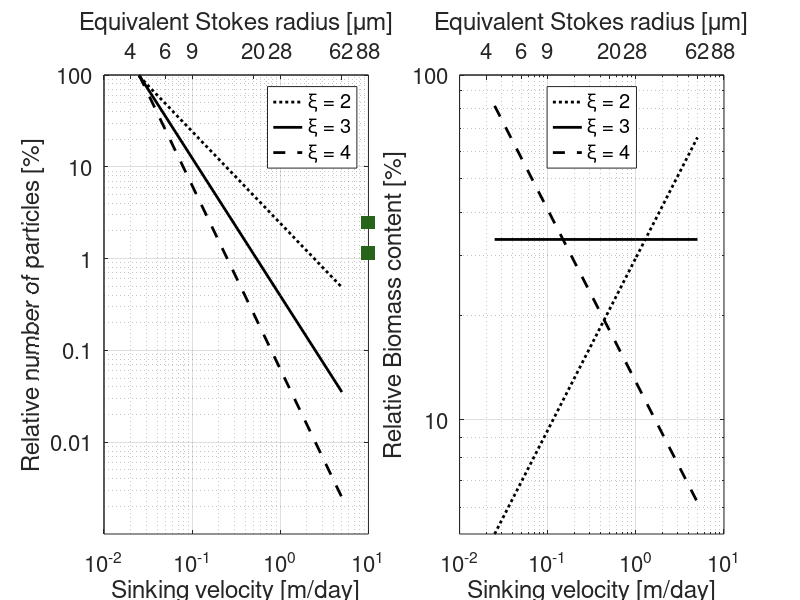

Recreate this plot in MATLAB. (Note: this script raises an error after producing the figure.)
clear
% Set of marameters
wmax = 5; wmin = 0.025;
slope = 3; B0 = 1;

% Compute total biomass based on the paramters
Btot = B0/(wmax.^((3-slope)/2))*(2/(5-slope)*wmax.^((5-slope)/2) - 2/(5-slope)*wmin.^((5-slope)/2));
B0 = B0/Btot;
B0025_3 = B0*(0.025/wmax).^((3-slope)/2);
B1_3 = B0*(1/wmax).^((3-slope)/2);
B5_3 = B0*(5/wmax).^((3-slope)/2);

% For Junge slope = 2
slope = 2;
% Compute biomass of 1 largest particle necessary to keep total biomass constant
B0 = Btot*(wmax.^((3-slope)/2))/(2/(5-slope)*wmax.^((5-slope)/2) - 2/(5-slope)*wmin.^((5-slope)/2));
B0025_2 = B0*(0.025/wmax).^((3-slope)/2);
B1_2 = B0*(1/wmax).^((3-slope)/2);
B5_2 = B0*(5/wmax).^((3-slope)/2);

% For Junge slope = 4
slope = 4;
% Compute biomass of 1 largest particle necessary to keep total biomass constant
B0 = Btot*(wmax.^((3-slope)/2))/(2/(5-slope)*wmax.^((5-slope)/2) - 2/(5-slope)*wmin.^((5-slope)/2));
B0025_4 = B0*(0.025/wmax).^((3-slope)/2);
B1_4 = B0*(1/wmax).^((3-slope)/2);
B5_4 = B0*(5/wmax).^((3-slope)/2);

% For Junge slope = 5
slope = 5;
% Compute biomass of 1 largest particle necessary to keep total biomass constant
B0 = Btot*(wmax.^((3-slope)/2))/(2/(5-slope)*wmax.^((5-slope)/2) - 2/(5-slope)*wmin.^((5-slope)/2));
B0025_5 = B0*(0.025/wmax).^((3-slope)/2);
B1_5 = B0*(1/wmax).^((3-slope)/2);
B5_5 = B0*(5/wmax).^((3-slope)/2);

% For Junge slope = 6
slope = 6;
% Compute biomass of 1 largest particle necessary to keep total biomass constant
B0 = Btot*(wmax.^((3-slope)/2))/(2/(5-slope)*wmax.^((5-slope)/2) - 2/(5-slope)*wmin.^((5-slope)/2));
B0025_6 = B0*(0.025/wmax).^((3-slope)/2);
B1_6 = B0*(1/wmax).^((3-slope)/2);
B5_6 = B0*(5/wmax).^((3-slope)/2);
%%

% Set colors for each class
color0025 = [215,48,39]/256;
color1 = [39,100,25]/256;
color5 = [49,54,149]/256;

figure('position',[1200 500 1200 480])
subplot(1,2,2)
thew = [0.025 1 5];
h1 = loglog(thew,[B0025_3 B1_3 B5_3]./sum([B0025_3 B1_3 B5_3])*100,'-k','linewidth',2);
hold on
h2 = loglog(thew,[B0025_2 B1_2 B5_2]./sum([B0025_2 B1_2 B5_2])*100,':k','linewidth',2);
h3 = loglog(thew,[B0025_4 B1_4 B5_4]./sum([B0025_4 B1_4 B5_4])*100,'--k','linewidth',2);


scatter(thew,[B0025_3 B1_3 B5_3]./sum([B0025_3 B1_3 B5_3])*100,100,cat(1,color0025,color1,color5),'s','filled');
scatter(thew,[B0025_2 B1_2 B5_2]./sum([B0025_2 B1_2 B5_2])*100,100,cat(1,color0025,color1,color5),'s','filled');
scatter(thew,[B0025_4 B1_4 B5_4]./sum([B0025_4 B1_4 B5_4])*100,100,cat(1,color0025,color1,color5),'s','filled');


grid on
set(gca,'fontsize',16,'ytick',[0 10 100],'ylim',[0 100],'yticklabel',{'0','10','100'})
xlabel('Sinking velocity [m/day]')
ylabel('Relative Biomass content [%]')
legend([h2 h1 h3],'\xi = 2','\xi = 3','\xi = 4','location','north')
%s1 = gca;
%h = findobj(gcf,'type','axes') % Find the axes object in the GUI
%s = copyobj(h,gcf) % Copy axes object h into figure f1
%set(s,'xaxislocation','top','color','none','XLabel',' ','YLabel',' ')


% get the figure smaller to accomodate the 2nd x-axis later
POS = get(gca,'position');
set(gca,'position',[POS(1) POS(2) POS(3) POS(4)-0.05])

% create 2 x-axis
axes('position',get(gca,'position'),...
    'xlim',get(gca,'xlim'),...
    'xscale','log',...
    'ylim',get(gca,'ylim'),...
    'ytick',get(gca,'ytick'),...
    'yticklabel',{},...
    'yscale','log',...
    'fontsize',16,...
    'color','none',...
    'XAxisLocation','top')
hold on
% Parameters for Stokes sinking velocity equation
g = 9.81;                   % m/s2
rho_water = 1026;           % kg/m3
rho_part = 1.01*rho_water;   % kg/m3
viscosity = 1.48e-3;        % Pa.s

% If I want to set ticks at specific radii
% myxtick = [0:10:80];
% wseq = (2.*(rho_part-rho_water).*g.*(myxtick/1e6).^2)./(9.*viscosity)*86400;
% set(gca,'xtick',wseq,'xticklabel',myxtick)

% If I want to compute the radius at the velocities already ticked on the
% 1st x-axis
Xtick = get(gca,'xtick');
Xtick = [0.02 0.05 0.1 0.5 1 5 10];
for ii = 1:length(Xtick)
    
    % equivalent stokes' radius
    xticklab{ii} = num2str(sqrt((9*viscosity*Xtick(ii)/86400)./(2*g*(rho_part-rho_water)))*1e6,'%.0f');
    
end

set(gca,'xtick',Xtick,'xticklabel',xticklab)
xlabel('Equivalent Stokes radius [\mum]')
set(gcf,'color','w')
%export_fig -r300 Fig4a.png
%%


%% This code plots the distribution of Particle, given a spectral slope and the number of LARGEST particle
clear
% Set colors for each class
color0025 = [215,48,39]/256;
color1 = [39,100,25]/256;
color5 = [49,54,149]/256;
counter = 1;
for spectral_slope = [2 3 4]
    
    % compute for the sinking velocity actually modeled
    ws = [0.025 1 5];
    N0 = 1971717;
    N = (ws/max(ws)).^-(spectral_slope/2)*N0;
    B = (ws/max(ws)).^((3-spectral_slope)/2);
    
    % Create the theoretical curve
    thexaxis = ws;
    theyaxis = (ws/max(ws)).^-(spectral_slope/2);
    theyaxis./sum(theyaxis)*100
    %
    
    subplot(1,2,1)
    % theoretical curve
    if spectral_slope>3
        style = '--';
    elseif spectral_slope == 3
        style = '-';
    elseif spectral_slope <3
        style = ':';
    end

    % Plot N/N0
    h(counter) = plot(ws,theyaxis./sum(theyaxis)*100,'linestyle',style,'color','k','linewidth',2);
    hold on
    scatter(ws,theyaxis./sum(theyaxis)*100,100,cat(1,color0025,color1,color5),'s','filled')
    
    set(gca,'yscale','log','xscale','log','fontsize',16)
    grid on; axis tight;    
    
    xlabel('Sinking velocity [m/day]')
    %ylabel('Number of particles')
    xlim([0.01 10])
    counter = counter +1;
end
legend(h,'\xi = 2','\xi = 3','\xi = 4','location','northeast')
ylabel('Relative number of particles [%]')

% get the figure smaller to accomodate the 2nd x-axis later
POS = get(gca,'position');
set(gca,'position',[POS(1) POS(2) POS(3) POS(4)-0.05],'ytick',[0.01 0.1 1 10 100],'Yticklabel',{'0.01','0.1','1','10','100'}, 'ylim',[0.001 100])

% create 2 x-axis
axes('position',get(gca,'position'),...
    'xlim',get(gca,'xlim'),...
    'xscale','log',...
    'ylim',get(gca,'ylim'),...
    'ytick',get(gca,'ytick'),...
    'yticklabel',{},...
    'yscale','log',...
    'fontsize',16,...
    'color','none',...
    'XAxisLocation','top')
hold on
% Parameters for Stokes sinking velocity equation
g = 9.81;                   % m/s2
rho_water = 1026;           % kg/m3
rho_part = 1.01*rho_water;   % kg/m3
viscosity = 1.48e-3;        % Pa.s

% If I want to set ticks at specific radii
% myxtick = [0:10:80];
% wseq = (2.*(rho_part-rho_water).*g.*(myxtick/1e6).^2)./(9.*viscosity)*86400;
% set(gca,'xtick',wseq,'xticklabel',myxtick)

% If I want to compute the radius at the velocities already ticked on the
% 1st x-axis
Xtick = get(gca,'xtick');
Xtick = [0.02 0.05 0.1 0.5 1 5 10];
for ii = 1:length(Xtick)
    
    % equivalent stokes' radius
    xticklab{ii} = num2str(sqrt((9*viscosity*Xtick(ii)/86400)./(2*g*(rho_part-rho_water)))*1e6,'%.0f');
    
end

set(gca,'xtick',Xtick,'xticklabel',xticklab)
xlabel('Equivalent Stokes radius [\mum]')
set(gcf,'color','w')
export_fig -r300 Fig4.png
